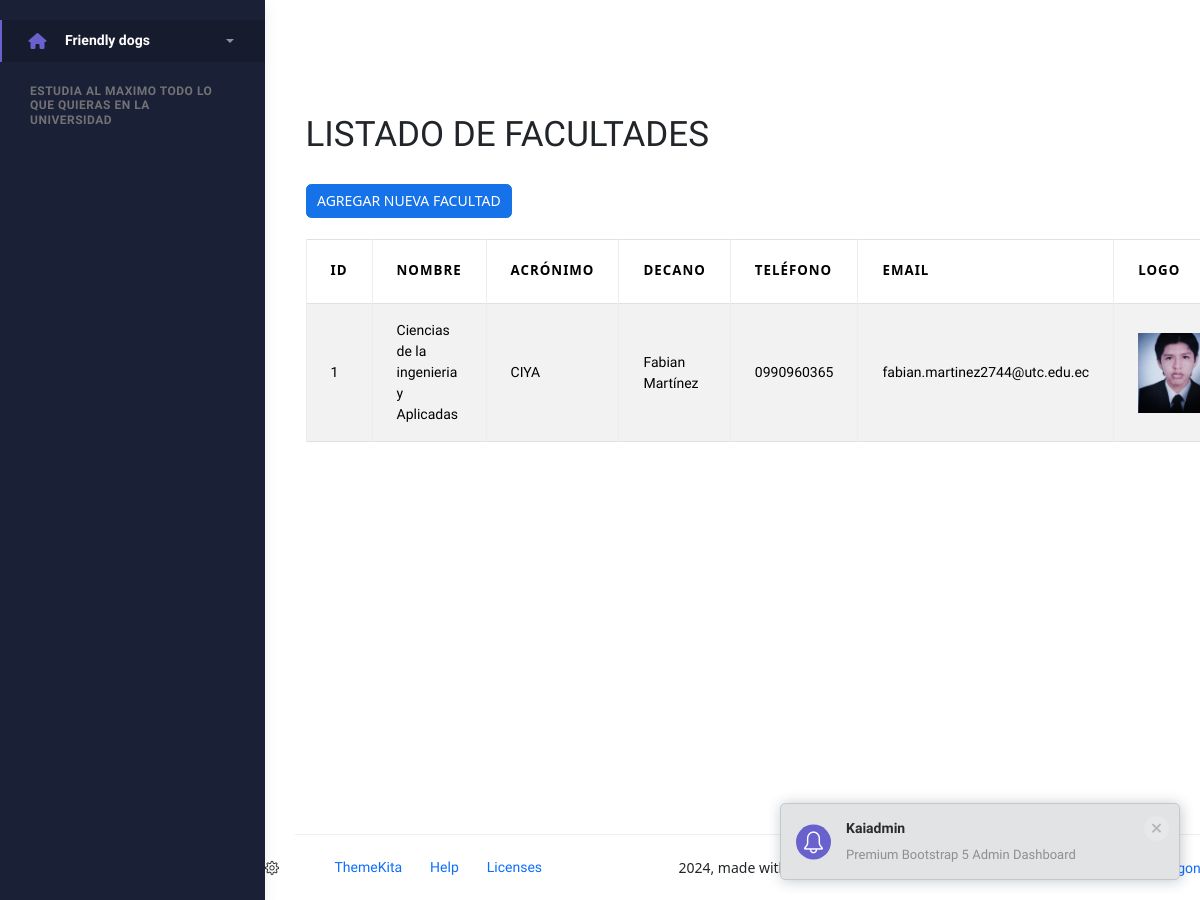
The app's page /, older data.
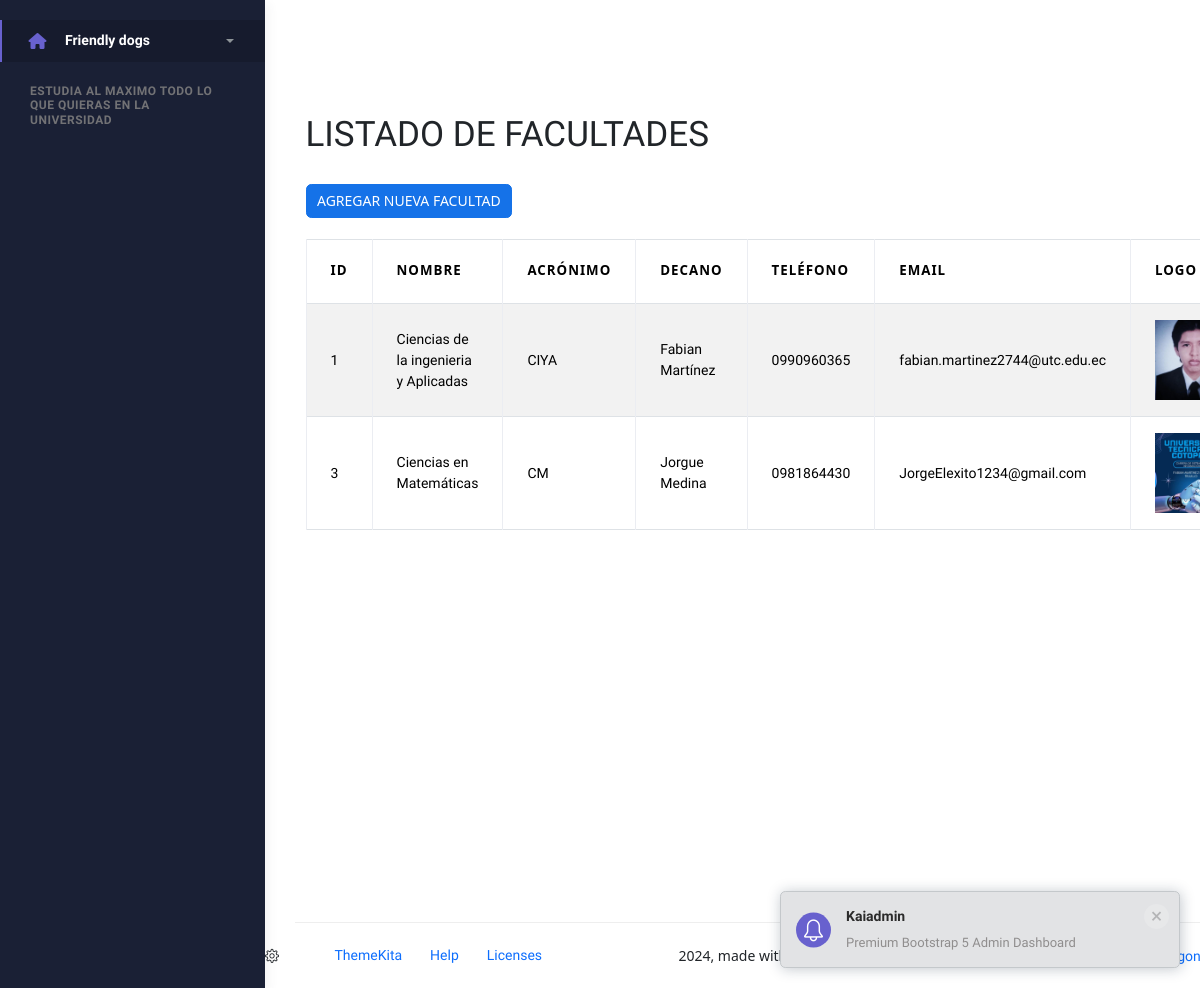
The same page, newer data.
### Aplicaciones/Faculty/models.py (models this page shows, shortened)
class Facultys(models.Model):
    id = models.AutoField(primary_key=True)
    nombre_facultad = models.CharField(max_length=100)
    acronym_fac = models.CharField(max_length=15, null=True, blank=True)
    dean_name_fac = models.CharField(max_length=150, null=True, blank=True)
    phone_fac = models.CharField(max_length=15, null=True, blank=True)
    email_fac = models.CharField(max_length=50, null=True, blank=True)
    logo_fac = models.FileField(
        upload_to='cargos',
        null=True,
        blank=True
    )
    year_fundation_fac = models.IntegerField(null=True, blank=True)

### Aplicaciones/Faculty/views.py (the view)
# urls.py: path('', views.inicio1, name='inicioFacultad'),
def inicio1(request):
    listaFacultades = Facultys.objects.all()
    return render(request, "inicio1.html", {'facultades': listaFacultades})

### Aplicaciones/Faculty/templates/inicio1.html (shortened to what this page needs)
{% extends "plantilla.html" %}
{% load static %}
{% block contenido %}
<h1>LISTADO DE FACULTADES</h1> <br>
<a href="nuevaFacultad" class="btn btn-primary">
  AGREGAR NUEVA FACULTAD
</a>
<br><br>
<table class="table table-bordered table-striped table-hover" id="tbl_facultades">
  <thead>
    <tr>
      <th>ID</th>
      <th>NOMBRE</th>
      <th>ACRÓNIMO</th>
      <th>DECANO</th>
      <th>TELÉFONO</th>
      <th>EMAIL</th>
      <th>LOGO</th>
    </tr>
  </thead>
  <tbody>
    {% for fac in facultades %}
      <tr>
        <td>{{ fac.id }}</td>
        <td>{{ fac.nombre_facultad }}</td>
        <td>{{ fac.acronym_fac }}</td>
        <td>{{ fac.dean_name_fac }}</td>
        <td>{{ fac.phone_fac }}</td>
        <td>{{ fac.email_fac }}</td>
        <td>
          {% if fac.logo_fac %}
            <img src="{{ fac.logo_fac.url }}" height="80" alt="Logo {{ fac.nombre_facultad }}">
          {% else %}
            Ninguno
          {% endif %}
        </td>
      </tr>
    {% endfor %}
  </tbody>
</table>
<br><br><br><br><br><br><br><br><br>
{% endblock %}

### Aplicaciones/Faculty/templates/plantilla.html (shortened to what this page needs)
{% load static %}
<!DOCTYPE html>
<html lang="en">
    <head>
        <link rel="stylesheet" href="{% static  'plantilla/kaiadmin/assets/css/bootstrap.min.css'  %}" />
        <link rel="stylesheet" href="{% static  'plantilla/kaiadmin/assets/css/plugins.min.css'  %}" />
        <link rel="stylesheet" href="{% static  'plantilla/kaiadmin/assets/css/kaiadmin.min.css'  %}" />
        <link rel="stylesheet" href="{% static 'assets/css/demo.css' %}" />
        <link rel="stylesheet" href="https://cdnjs.cloudflare.com/ajax/libs/bootstrap/5.3.3/css/bootstrap.min.css"
 />
        <link rel="stylesheet" href="https://cdnjs.cloudflare.com/ajax/libs/font-awesome/6.7.2/css/all.min.css"
 />
        <link rel="stylesheet" href="//cdn.datatables.net/2.3.1/css/dataTables.dataTables.min.css"></link>
        <link rel="stylesheet" href="https://cdn.datatables.net/buttons/2.4.1/css/buttons.dataTables.min.css">
        <link rel="stylesheet" href="https://cdnjs.cloudflare.com/ajax/libs/bootstrap-fileinput/5.5.4/css/fileinput.min.css" />
    </head>
    <body>
        <div class="wrapper">
        <div class="sidebar" data-background-color="dark">
            <div class="sidebar-wrapper scrollbar scrollbar-inner">
                <div class="sidebar-content">
                    <ul class="nav nav-secondary">
                        <li class="nav-item active">
                            <a data-bs-toggle="collapse" href="#dashboard" class="collapsed" aria-expanded="false">
                                <i class="fas fa-home"></i>
                                <p>Friendly dogs</p>
                                <span class="caret"></span>
                            </a>
                        </li>
                        <li class="nav-section">
                            <h4 class="text-section">Estudia al maximo todo lo que quieras en la Universidad</h4>
                        </li>
                    </ul>
                </div>
            </div>
        </div>
        <div class="main-panel">
            <div class="main-header">
            </div>
            <div class="container">
            <div class="page-inner">
            <main class="container mt-4">
                 {% block contenido %}
                {% endblock %}
            </main>
        <br><br><br><br><br><br><br><br><br>
        <footer class="footer">
            <div class="container-fluid d-flex justify-content-between">
            <nav class="pull-left">
                <ul class="nav">
                <li class="nav-item">
                    <a class="nav-link" href="http://www.themekita.com">
                    ThemeKita
                    </a>
                </li>
                <li class="nav-item">
                    <a class="nav-link" href="#"> Help </a>
                </li>
                <li class="nav-item">
                    <a class="nav-link" href="#"> Licenses </a>
                </li>
                </ul>
            </nav>
            <div class="copyright">
                2024, made with  by
                <a href="http://www.themekita.com">ThemeKita</a>
            </div>
            <div>
                <a target="_blank" href="https://themewagon.com/">ThemeWagon</a>.
            </div>
            </div>
        </footer>
        </div>
        <div class="custom-toggle">
            <i class="icon-settings"></i>
        </div>
        </div>
    </div>
    </body>
</html>

Row changes from the older to the newer data that the page shows:
added Facultys: id "3", nombre_facultad "Ciencias en Matemáticas", acronym_fac "CM", dean_name_fac "Jorgue Medina", phone_fac "0981864430", email_fac "JorgeElexito1234@gmail.com", logo_fac (picture)
